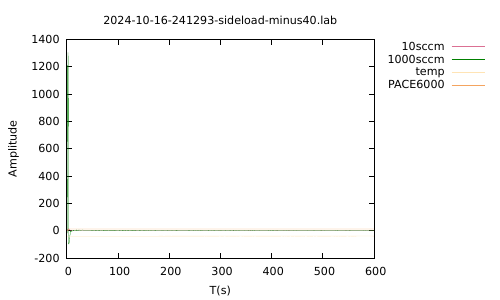

Here is the gnuplot script that generated this plot:
set terminal pdf
set encoding utf8
set output "2024-10-16-241293-sideload-minus40.pdf"
set encoding utf8
#set xrange [0.0:600.0]
#set yrange [0.0:20.0]
set key outside
set style line 1 linecolor rgb '#DB7093' linewidth 0.1
set style line 2 linecolor rgb '#008000' linewidth 0.1
set style line 3 linecolor rgb '#FFE4B5' linewidth 0.1
set style line 4 linecolor rgb '#F4A460' linewidth 0.1
set title "2024-10-16-241293-sideload-minus40.lab"
set xlabel "T(s)"
set ylabel "Amplitude"
plot "2024-10-16-241293-sideload-minus40.lab" every ::1 using 1:2 w l linestyle 1 title "10sccm", "2024-10-16-241293-sideload-minus40.lab" using 1:3 w l linestyle 2 title "1000sccm", "2024-10-16-241293-sideload-minus40.lab" using 1:4 w l linestyle 3 title "temp", "2024-10-16-241293-sideload-minus40.lab" using 1:5 w l linestyle 4 title "PACE6000"
